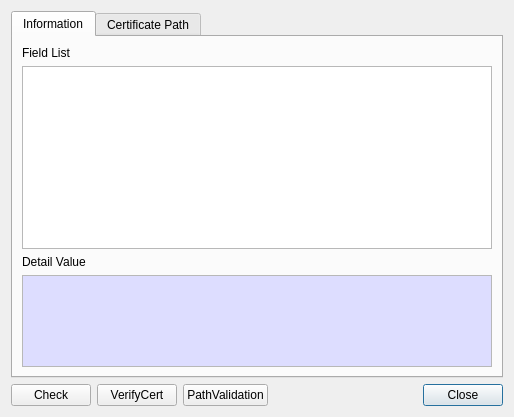
<?xml version="1.0" encoding="UTF-8"?>
<ui version="4.0">
 <class>CertInfoDlg</class>
 <widget class="QDialog" name="CertInfoDlg">
  <property name="geometry">
   <rect>
    <x>0</x>
    <y>0</y>
    <width>514</width>
    <height>417</height>
   </rect>
  </property>
  <property name="windowTitle">
   <string>Certificate information</string>
  </property>
  <layout class="QVBoxLayout" name="verticalLayout">
   <item>
    <widget class="QTabWidget" name="tabWidget">
     <property name="currentIndex">
      <number>0</number>
     </property>
     <widget class="QWidget" name="tab">
      <attribute name="title">
       <string>Information</string>
      </attribute>
      <layout class="QGridLayout" name="gridLayout_2">
       <item row="0" column="0">
        <widget class="QLabel" name="label">
         <property name="text">
          <string>Field List</string>
         </property>
        </widget>
       </item>
       <item row="1" column="0">
        <widget class="QTableWidget" name="mFieldTable"/>
       </item>
       <item row="2" column="0">
        <widget class="QLabel" name="label_2">
         <property name="text">
          <string>Detail Value</string>
         </property>
        </widget>
       </item>
       <item row="3" column="0">
        <widget class="QPlainTextEdit" name="mDetailText">
         <property name="maximumSize">
          <size>
           <width>16777215</width>
           <height>100</height>
          </size>
         </property>
         <property name="palette">
          <palette>
           <active>
            <colorrole role="Base">
             <brush brushstyle="SolidPattern">
              <color alpha="255">
               <red>221</red>
               <green>221</green>
               <blue>255</blue>
              </color>
             </brush>
            </colorrole>
           </active>
           <inactive>
            <colorrole role="Base">
             <brush brushstyle="SolidPattern">
              <color alpha="255">
               <red>221</red>
               <green>221</green>
               <blue>255</blue>
              </color>
             </brush>
            </colorrole>
           </inactive>
           <disabled>
            <colorrole role="Base">
             <brush brushstyle="SolidPattern">
              <color alpha="255">
               <red>240</red>
               <green>240</green>
               <blue>240</blue>
              </color>
             </brush>
            </colorrole>
           </disabled>
          </palette>
         </property>
         <property name="readOnly">
          <bool>true</bool>
         </property>
        </widget>
       </item>
      </layout>
     </widget>
     <widget class="QWidget" name="tab_2">
      <attribute name="title">
       <string>Certificate Path</string>
      </attribute>
      <layout class="QGridLayout" name="gridLayout_3">
       <item row="1" column="0">
        <widget class="QTreeWidget" name="mCertPathTree">
         <column>
          <property name="text">
           <string notr="true">1</string>
          </property>
         </column>
        </widget>
       </item>
       <item row="0" column="0">
        <widget class="QLabel" name="label_3">
         <property name="text">
          <string>Certificate Path Tree</string>
         </property>
        </widget>
       </item>
       <item row="2" column="0">
        <widget class="QLabel" name="label_4">
         <property name="text">
          <string>Certificate Status</string>
         </property>
        </widget>
       </item>
       <item row="3" column="0">
        <widget class="QPlainTextEdit" name="mCertStatusText">
         <property name="maximumSize">
          <size>
           <width>16777215</width>
           <height>100</height>
          </size>
         </property>
         <property name="palette">
          <palette>
           <active>
            <colorrole role="Base">
             <brush brushstyle="SolidPattern">
              <color alpha="255">
               <red>221</red>
               <green>221</green>
               <blue>255</blue>
              </color>
             </brush>
            </colorrole>
           </active>
           <inactive>
            <colorrole role="Base">
             <brush brushstyle="SolidPattern">
              <color alpha="255">
               <red>221</red>
               <green>221</green>
               <blue>255</blue>
              </color>
             </brush>
            </colorrole>
           </inactive>
           <disabled>
            <colorrole role="Base">
             <brush brushstyle="SolidPattern">
              <color alpha="255">
               <red>240</red>
               <green>240</green>
               <blue>240</blue>
              </color>
             </brush>
            </colorrole>
           </disabled>
          </palette>
         </property>
         <property name="readOnly">
          <bool>true</bool>
         </property>
        </widget>
       </item>
      </layout>
     </widget>
    </widget>
   </item>
   <item>
    <layout class="QGridLayout" name="gridLayout">
     <property name="topMargin">
      <number>0</number>
     </property>
     <item row="0" column="4">
      <widget class="QPushButton" name="mCloseBtn">
       <property name="text">
        <string>Close</string>
       </property>
      </widget>
     </item>
     <item row="0" column="1">
      <widget class="QPushButton" name="mVerifyCertBtn">
       <property name="text">
        <string>VerifyCert</string>
       </property>
      </widget>
     </item>
     <item row="0" column="0">
      <widget class="QPushButton" name="mCheckBtn">
       <property name="text">
        <string>Check</string>
       </property>
      </widget>
     </item>
     <item row="0" column="3">
      <spacer name="horizontalSpacer">
       <property name="orientation">
        <enum>Qt::Horizontal</enum>
       </property>
       <property name="sizeHint" stdset="0">
        <size>
         <width>40</width>
         <height>20</height>
        </size>
       </property>
      </spacer>
     </item>
     <item row="0" column="2">
      <widget class="QPushButton" name="mPathValidationBtn">
       <property name="text">
        <string>PathValidation</string>
       </property>
      </widget>
     </item>
    </layout>
   </item>
  </layout>
 </widget>
 <tabstops>
  <tabstop>tabWidget</tabstop>
  <tabstop>mFieldTable</tabstop>
  <tabstop>mDetailText</tabstop>
  <tabstop>mCertPathTree</tabstop>
  <tabstop>mCertStatusText</tabstop>
  <tabstop>mCheckBtn</tabstop>
  <tabstop>mVerifyCertBtn</tabstop>
  <tabstop>mPathValidationBtn</tabstop>
  <tabstop>mCloseBtn</tabstop>
 </tabstops>
 <resources/>
 <connections/>
</ui>
